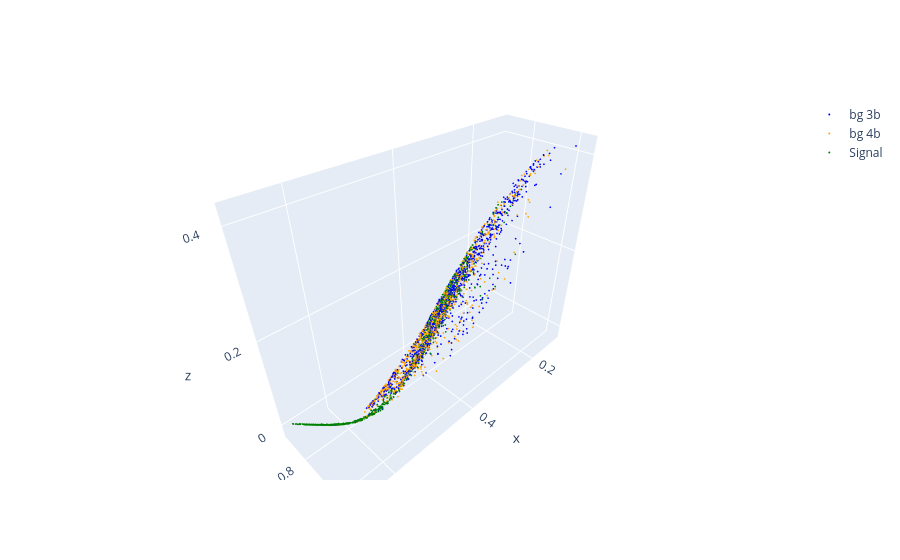

Notebook code cell kept with this figure:
### Code cell
# sample 1000 events from each class
f1, f2, f3 = 0, 1, 2
view = 2

n_samples = 1000
sampled_indices = np.concatenate([
    np.random.choice(np.where(events_tst.is_3b)[0], n_samples),
    np.random.choice(np.where(events_tst.is_bg4b)[0], n_samples),
    np.random.choice(np.where(events_tst.is_signal)[0], n_samples),
])
events_sampled = events_tst[sampled_indices]
base_q_repr_sampled = base_q_repr[sampled_indices]

is_3b = events_sampled.is_3b
is_bg4b = events_sampled.is_bg4b
is_signal = events_sampled.is_signal

import plotly.graph_objects as go

fig = go.Figure()
fig.add_trace(
    go.Scatter3d(
        x=base_q_repr_sampled[is_3b, f1, view],
        y=base_q_repr_sampled[is_3b, f2, view],
        z=base_q_repr_sampled[is_3b, f3, view],
        mode="markers",
        name="bg 3b",
        marker=dict(size=1, color="blue"),
                )
            )
fig.add_trace(
    go.Scatter3d(
        x=base_q_repr_sampled[is_bg4b, f1, view],
        y=base_q_repr_sampled[is_bg4b, f2, view],
        z=base_q_repr_sampled[is_bg4b, f3, view],
        mode="markers",
        name="bg 4b",
        marker=dict(size=1, color="orange"),
    )
)
fig.add_trace(
    go.Scatter3d(
        x=base_q_repr_sampled[is_signal, f1, view],
        y=base_q_repr_sampled[is_signal, f2, view],
        z=base_q_repr_sampled[is_signal, f3, view],
        mode="markers",
        name="Signal",
        marker=dict(size=1, color="green")
    )
)

fig.show()

### Figure 1 — Plotly figure (JSON) as saved in the notebook; plotly's stock layout.template omitted (floating-point values rounded to 4 significant figures; data arrays with more than 128 entries replaced by an {"elided": "..."} marker saying what was removed)
{"data": [{"marker": {"color": "blue", "size": 1}, "mode": "markers", "name": "bg 3b", "type": "scatter3d", "x": {"elided": "1000 float values"}, "y": {"elided": "1000 float values"}, "z": {"elided": "1000 float values"}}, {"marker": {"color": "orange", "size": 1}, "mode": "markers", "name": "bg 4b", "type": "scatter3d", "x": {"elided": "1000 float values"}, "y": {"elided": "1000 float values"}, "z": {"elided": "1000 float values"}}, {"marker": {"color": "green", "size": 1}, "mode": "markers", "name": "Signal", "type": "scatter3d", "x": {"elided": "1000 float values"}, "y": {"elided": "1000 float values"}, "z": {"elided": "1000 float values"}}], "layout": {}}
